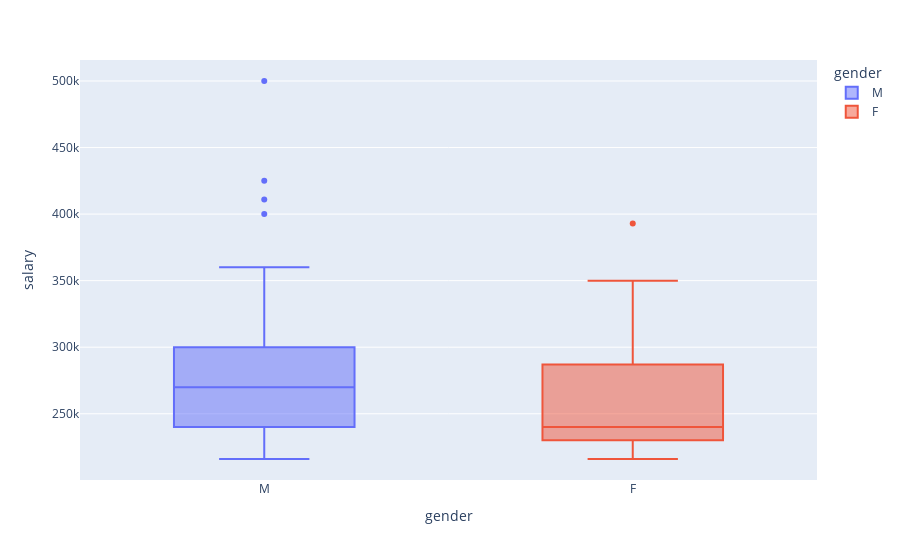

This figure's notebook cell:
### Code cell
fig = px.box(df[(df.specialisation=='Mkt&Fin')&(df.workex=='No')], x="gender", y="salary",color="gender")
fig.show()

### Figure 1 — Plotly figure (JSON) as saved in the notebook; plotly's stock layout.template omitted (floating-point values rounded to 4 significant figures)
{"data": [{"alignmentgroup": "True", "hovertemplate": "gender=%{x}<br>salary=%{y}<extra></extra>", "legendgroup": "M", "marker": {"color": "#636efa"}, "name": "M", "notched": false, "offsetgroup": "M", "orientation": "v", "showlegend": true, "type": "box", "x": ["M", "M", "M", "M", "M", "M", "M", "M", "M", "M", "M", "M", "M", "M", "M", "M", "M", "M", "M", "M", "M", "M", "M", "M", "M", "M", "M", "M", "M", "M", "M", "M", "M", "M", "M", "M", "M", "M", "M", "M", "M", "M", "M", "M", "M", "M", "M"], "x0": " ", "xaxis": "x", "y": [250000, 425000, 231000, null, 360000, null, null, 411000, null, 250000, 240000, 360000, 268000, 265000, 300000, 240000, 275000, 360000, 240000, 240000, 218000, 336000, 270000, null, 220000, 260000, null, null, 300000, 240000, null, 300000, null, 300000, 270000, 300000, null, 500000, null, 264000, null, 300000, 250000, null, 216000, 400000, 275000], "y0": " ", "yaxis": "y"}, {"alignmentgroup": "True", "hovertemplate": "gender=%{x}<br>salary=%{y}<extra></extra>", "legendgroup": "F", "marker": {"color": "#EF553B"}, "name": "F", "notched": false, "offsetgroup": "F", "orientation": "v", "showlegend": true, "type": "box", "x": ["F", "F", "F", "F", "F", "F", "F", "F", "F", "F", "F", "F", "F", "F", "F", "F", "F", "F", "F", "F", "F", "F"], "x0": " ", "xaxis": "x", "y": [null, 218000, null, 393000, 287000, 240000, 230000, 300000, 230000, null, 220000, 280000, 216000, 350000, null, 240000, 240000, 250000, null, null, null, null], "y0": " ", "yaxis": "y"}], "layout": {"boxmode": "overlay", "legend": {"title": {"text": "gender"}, "tracegroupgap": 0}, "margin": {"t": 60}, "xaxis": {"anchor": "y", "categoryarray": ["M", "F"], "categoryorder": "array", "domain": [0, 1], "title": {"text": "gender"}}, "yaxis": {"anchor": "x", "domain": [0, 1], "title": {"text": "salary"}}}}
